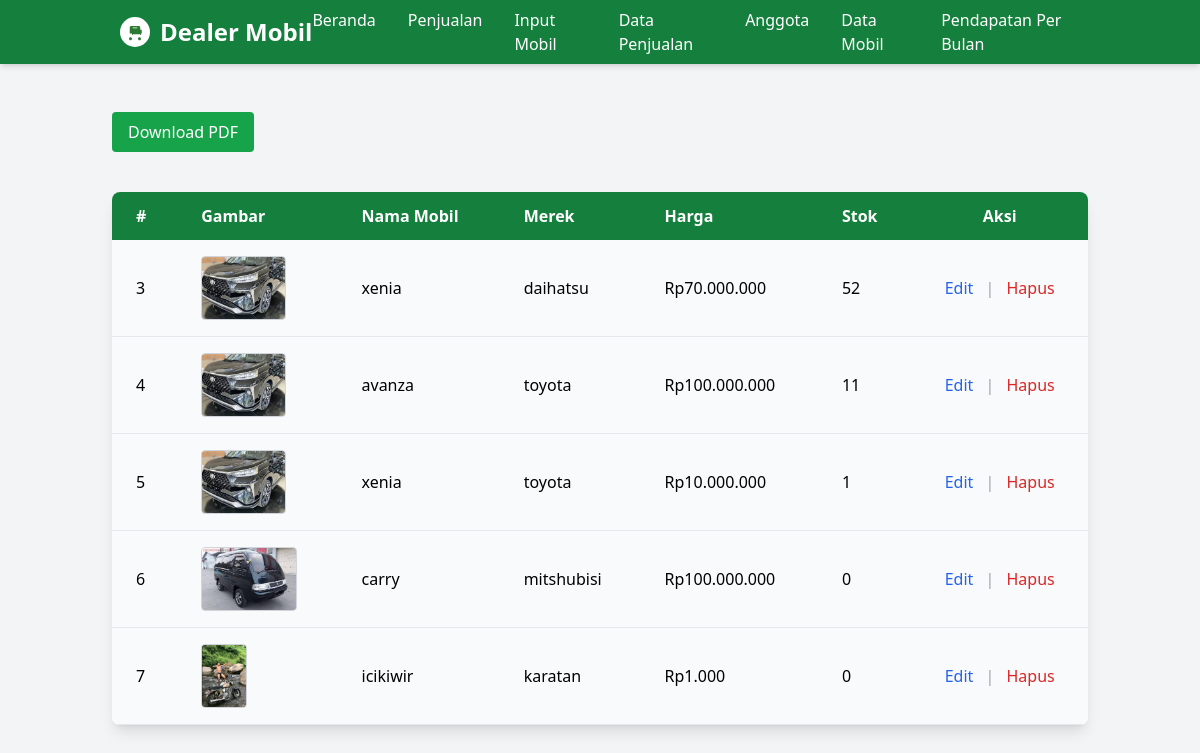
/index.php/data_mobil.php, run on the app's committed database.
### tables this page shows
CREATE TABLE `mobil` (
  `id` int(11) NOT NULL,
  `nama` varchar(255) NOT NULL,
  `merek` varchar(255) NOT NULL,
  `harga` int(11) NOT NULL,
  `tahun` int(11) NOT NULL,
  `deskripsi` text DEFAULT NULL,
  `gambar` varchar(255) DEFAULT NULL,
  `stok` int(11) DEFAULT 0
);

### index.php/data_mobil.php (the view, shortened to what this page needs)
<!DOCTYPE html>
<html lang="id">
<head>
    <script src="https://cdn.tailwindcss.com"></script>
</head>
<body class="bg-gray-100 font-sans">
<?php include 'header.php'; ?>
<div class="container mx-auto p-6">
    <a href="data_mobil.php?download_pdf=true" class="bg-green-600 text-white px-4 py-2 rounded hover:bg-green-500 mb-4 inline-block">Download PDF</a>
    <div class="overflow-x-auto bg-white shadow-lg rounded-lg mt-6">
        <table class="min-w-full table-auto text-left">
            <thead class="bg-green-700 text-white">
                <tr>
                    <th class="px-6 py-3">#</th>
                    <th class="px-6 py-3">Gambar</th>
                    <th class="px-6 py-3">Nama Mobil</th>
                    <th class="px-6 py-3">Merek</th>
                    <th class="px-6 py-3">Harga</th>
                    <th class="px-6 py-3">Stok</th>
                    <th class="px-6 py-3 text-center">Aksi</th>
                </tr>
            </thead>
            <tbody>
                <?php
                $query = "SELECT * FROM mobil";
                $result = $conn->query($query);
                if ($result->num_rows > 0):
                    while ($row = $result->fetch_assoc()):
                ?>
                    <tr class="bg-gray-50 hover:bg-gray-100 border-b">
                        <td class="px-6 py-4"><?php echo htmlspecialchars($row['id']); ?></td>
                        <td class="px-6 py-4">
                            <?php if (!empty($row['gambar'])): ?>
                                <img src="../assets/images/<?php echo htmlspecialchars($row['gambar']); ?>" alt="Gambar Mobil" class="h-16 w-auto rounded border border-gray-300">
                            <?php else: ?>
                                <span class="text-gray-500 italic">Tidak ada gambar</span>
                            <?php endif; ?>
                        </td>
                        <td class="px-6 py-4"><?php echo htmlspecialchars($row['nama']); ?></td>
                        <td class="px-6 py-4"><?php echo htmlspecialchars($row['merek']); ?></td>
                        <td class="px-6 py-4">Rp<?php echo number_format($row['harga'], 0, ',', '.'); ?></td>
                        <td class="px-6 py-4"><?php echo htmlspecialchars($row['stok']); ?></td>
                        <td class="px-6 py-4 text-center">
                            <a href="edit_mobil.php?id=<?php echo $row['id']; ?>" class="text-blue-600 hover:underline">Edit</a>
                            <span class="text-gray-400 mx-2">|</span>
                            <button class="text-red-600 hover:underline" onclick="openModal(<?php echo $row['id']; ?>)">Hapus</button>
                        </td>
                    </tr>
                <?php endwhile; ?>
                <?php else: ?>
                    <tr>
                        <td colspan="7" class="text-center py-6 text-gray-500 italic">Tidak ada data mobil.</td>
                    </tr>
                <?php endif; ?>
            </tbody>
        </table>
    </div>
</div>
</body>
</html>

### data on the page
mobil: id "3", gambar (picture), nama "xenia", merek "daihatsu", harga "70.000.000", stok "52"
mobil: id "4", gambar (picture), nama "avanza", merek "toyota", harga "100.000.000", stok "11"
mobil: id "5", gambar (picture), nama "xenia", merek "toyota", harga "10.000.000", stok "1"
mobil: id "6", gambar (picture), nama "carry", merek "mitshubisi", harga "100.000.000", stok "0"
mobil: id "7", gambar (picture), nama "icikiwir", merek "karatan", harga "1.000", stok "0"
